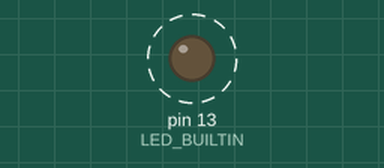
Bench run of a sketch on a simulated Arduino Uno, built with avr-gcc and run on an emulated ATmega328P. On the bench: output pins drawn as LEDs (lit = HIGH). Dashed ring = blinking.

Above: at 0.5 s.
Timing chart, 0 to 4.6 s (numbered marks = the images above):
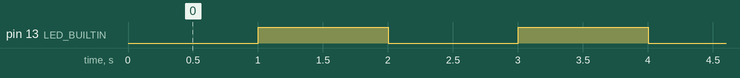

The sketch:

testTimer.ino
```cpp
#include <TimerOne.h>

void setup()
{
  // Initialize the digital pin as an output.
  // Pin 13 has an LED connected on most Arduino boards
  pinMode(LED_BUILTIN, OUTPUT);

  Timer1.initialize(1000000); // set a timer of length 100000 microseconds (or 0.1 sec - or 10Hz => the led will blink 5 times, 5 cycles of on-and-off, per second)
  Timer1.attachInterrupt( timerIsr ); // attach the service routine here
}

void loop()
{
  // Main code loop
  // TODO: Put your regular (non-ISR) logic here
}

/// --------------------------
/// Custom ISR Timer Routine
/// --------------------------
void timerIsr()
{
    // Toggle LED
    digitalWrite( 13, !digitalRead( 13 ));
}
```

Measured:
- by itself, pin 13 (LED_BUILTIN): alternates HIGH for 1.0 s and LOW for 1.0 s
